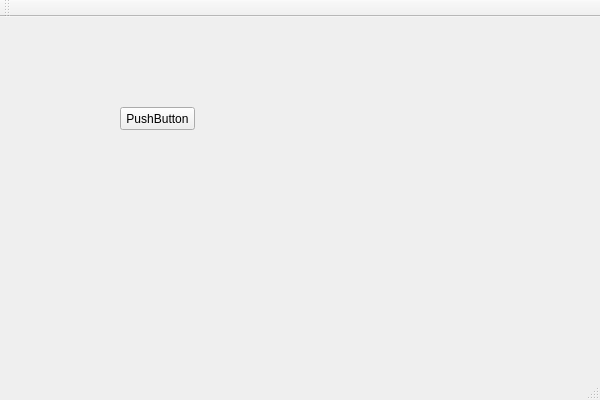
<?xml version="1.0" encoding="UTF-8"?>
<ui version="4.0">
 <class>myGazeHapticClass</class>
 <widget class="QMainWindow" name="myGazeHapticClass">
  <property name="geometry">
   <rect>
    <x>0</x>
    <y>0</y>
    <width>600</width>
    <height>400</height>
   </rect>
  </property>
  <property name="windowTitle">
   <string>myGazeHaptic</string>
  </property>
  <widget class="QWidget" name="centralWidget">
   <widget class="QPushButton" name="pushButton">
    <property name="geometry">
     <rect>
      <x>120</x>
      <y>90</y>
      <width>75</width>
      <height>23</height>
     </rect>
    </property>
    <property name="text">
     <string>PushButton</string>
    </property>
   </widget>
  </widget>
  <widget class="QMenuBar" name="menuBar">
   <property name="geometry">
    <rect>
     <x>0</x>
     <y>0</y>
     <width>600</width>
     <height>21</height>
    </rect>
   </property>
  </widget>
  <widget class="QToolBar" name="mainToolBar">
   <attribute name="toolBarArea">
    <enum>TopToolBarArea</enum>
   </attribute>
   <attribute name="toolBarBreak">
    <bool>false</bool>
   </attribute>
  </widget>
  <widget class="QStatusBar" name="statusBar"/>
 </widget>
 <layoutdefault spacing="6" margin="11"/>
 <resources>
  <include location="mygazehaptic.qrc"/>
 </resources>
 <connections/>
</ui>
